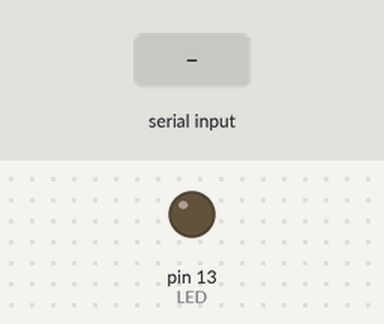
Bench run of a sketch on a simulated Arduino Uno, built with avr-gcc and run on an emulated ATmega328P. On the bench: output pins drawn as LEDs (lit = HIGH). The test bench sets the inputs (shaded band). What the sketch prints to the serial monitor is not drawn.

Above: at 1.2 s.
1.3 s: "1" received over Serial
At 1.8 s:
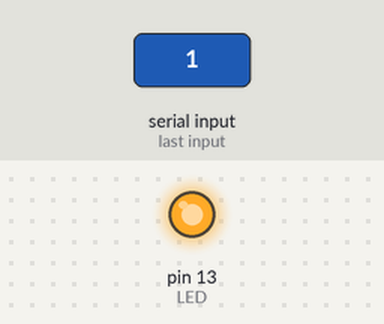
2.8 s: "0" received over Serial
At 4.2 s:
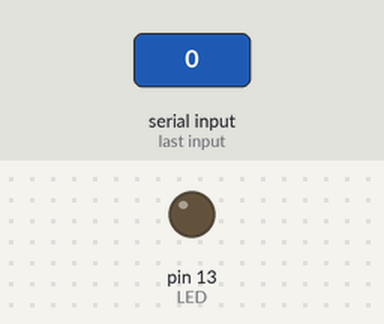
Timing chart, 0 to 5.8 s (numbered marks = the images above; inputs shaded):
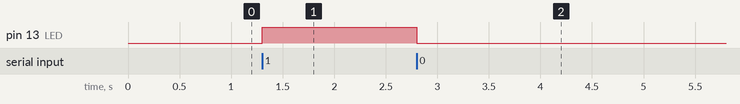

Measured:
- after the input at 1.3 s, pin 13 (LED): LOW → HIGH at once
- after the input at 2.8 s, pin 13 (LED): HIGH → LOW at once

The sketch:

uart_blink.ino
```cpp
int LED = 13;

void setup() {
  pinMode(LED, OUTPUT);

  Serial.begin(9600);
  Serial.flush();
  Serial.println("hello there!");
}

void loop(){
  char ch;

  if (Serial.available() > 0) {
    ch = (char) Serial.read();
  }

  if (ch == '1') {
    digitalWrite(LED, HIGH);
  } else if (ch == '0') {
    digitalWrite(LED, LOW);
  }

}
```
